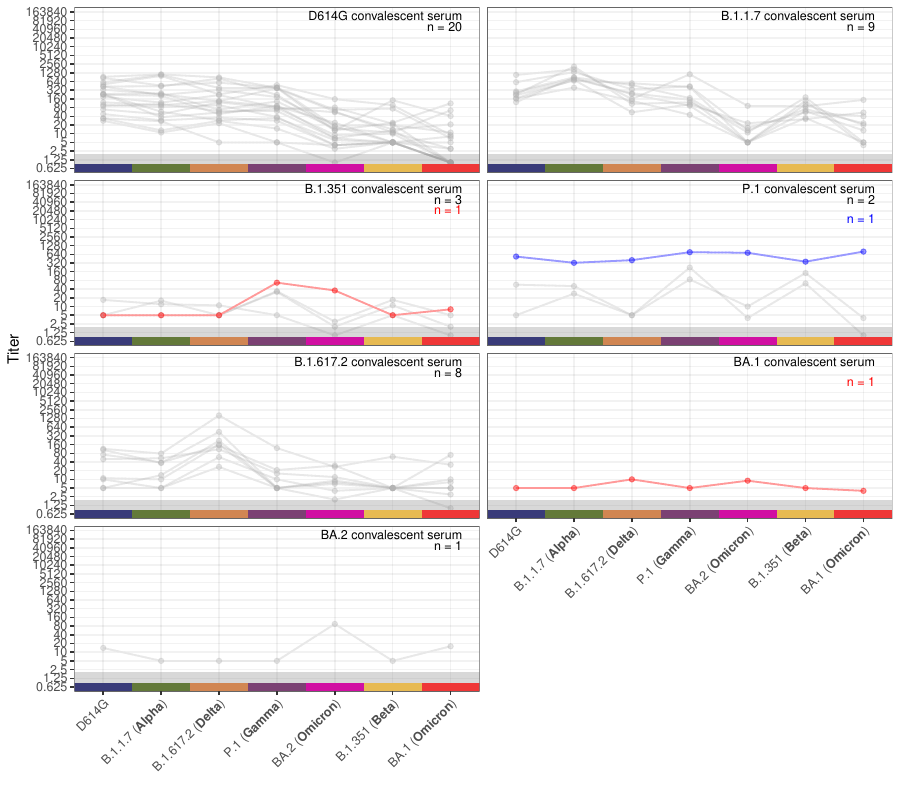

Write the R code that produced this figure.

# Setup workspace
rm(list = ls())
set.seed(100)
library(tidyverse)
library(Racmacs)
library(patchwork)

# Load functions
source('code/plotting/scales.R')
source('code/functions/map_longinfo.R')
source('code/metadata/sr_group_labels.R')
source('code/metadata/common.R')
source('code/plotting/plot_map_titers.R')
source('code/metadata/homologous_ags.R')

# Read the map
map <- read.acmap('data/individual_datasets/amc/maps/map.ace')

srHomologousAgs(map) <- as.list(
  match(homologous_ags_amc[as.character(srGroups(map))], agNames(map))
)

# Read in serum group gmts
ag_means_individual_effects <- readRDS('data/individual_datasets/amc/individual_effects/ag_gmt_individual_effects.rds')
sr_group_gmts <- ag_means_individual_effects %>% rename(logtiter = ag_gmt_accounting_for_individual_effect)

# Read in outlier data
outliers <- readRDS('data/individual_datasets/amc/outliers/outliers.rds')

# Work out antigen order
ag_order <- sr_group_gmts %>% filter(sr_group == 'D614G convalescent') %>% arrange(-logtiter) %>% select(ag_name) %>% unlist() %>% unname()

plot_map_titers(
  map,
  ag_order = ag_order,
  highlighted_sera = list(
    outliers$higher_than_homologous, 
    outliers$manual
  ),
  highlighted_sera_cols = c('red', 'blue'),
  sr_group_gmts = sr_group_gmts,
  sr_individual_effects = NULL,
  plottype = 'lineplot',
  plot_sr_group_gmts = FALSE,
  standard_cutoff = FALSE,
  y_aes = 'logtiter'
) -> gp

gpx <- gp + coord_cartesian(
  ylim = c(-4.5, 14.5),
  expand = FALSE
) + scale_y_titer(
  #ymin = -4,
  threshold = '<2',
  logthreshold = -2.321928
)

# Annotate region below detectable
gpx <- gpx +
  annotate(
    'tile',
    x = agNames(map),
    y = -3.321928,
    height = 2,
    fill = 'grey50',
    color = NA,
    alpha = 0.3
  )

# Annotate colors for each antigen
for (n in seq_len(numAntigens(map))) {
  gpx <- gpx +
    annotate(
      'tile',
      x = agNames(map)[n],
      y = -4,
      height = 1,
      fill = agFill(map)[n],
      color = NA
    )
}

ggsave('som_figures/fig_s13_amc_outliers/fig_s13_amc_outliers.png', plot = gpx, width = 9, height = 8)
ggsave('som_figures/fig_s13_amc_outliers/fig_s13_amc_outliers.pdf', plot = gpx, width = 9, height = 8)




